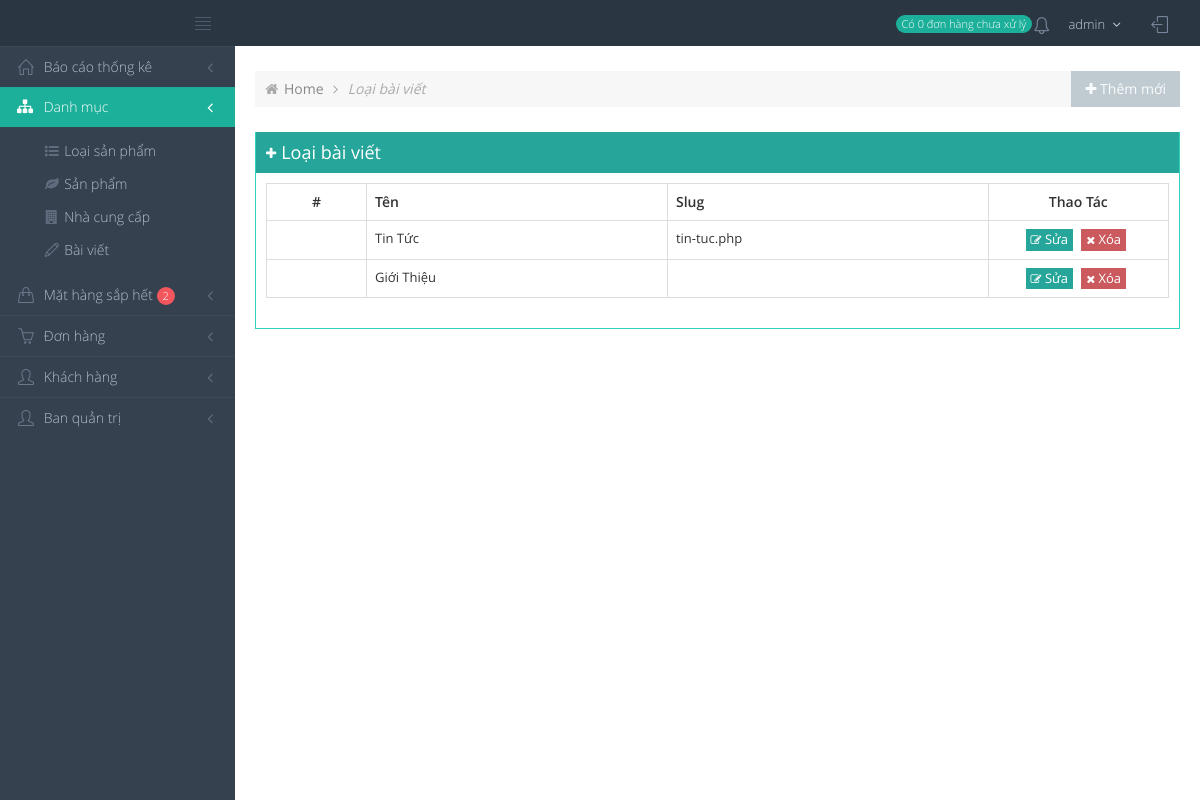
The page /admin/modules/menu/index.php (signed in) on the database its author committed.
### tables this page shows
CREATE TABLE `menu` (
  `tenmenu` varchar(50) DEFAULT NULL,
  `slug` varchar(50) DEFAULT NULL,
  `vitri` tinyint(4) DEFAULT '0',
  `id` int(11) NOT NULL
);

### libraries/Function.php (called while the page is built, shortened)
                   <?php
   function base_url()
   {
      return $url  = "http://localhost:8000/";
        return 'http://'.$_SERVER["SERVER_NAME"].'/';
   }
   function base_admin()
   {
       return  base_url() ."admin/";
   }
?>

### libraries/Database.php (called while the page is built, shortened)
<?php
    class Database
    {
        public $link;
        public function __construct()
        {
            $this->link = mysqli_connect("127.0.0.1","root","root","database_125","8889") or die ("Errors Connect DB");
            mysqli_set_charset($this->link,"utf8");
        }
        public  function fetchJone($table,$sql ,$page = 0,$row ,$pagi = false )
        {
            $data = [];
            if ($pagi == true )
            {
                $total = $this->totalSql($sql);
                $sotrang = ceil($total / $row);
                $start = ($page - 1 ) * $row ;
                $sql .= " LIMIT $start,$row";
                $data = [ "page" => $sotrang];
                $result = mysqli_query($this->link,$sql) or die("Lỗi truy vấn fetchJone ---- " .mysqli_error($this->link));
            }
            else
            {
                $result = mysqli_query($this->link,$sql) or die("Lỗi truy vấn fetchJone ---- " .mysqli_error($this->link));
            }
            if( $result)
            {
                while ($num = mysqli_fetch_assoc($result))
                {
                    $data[] = $num;
                }
            }
            return $data;
        }
    }
?>

### admin/autoload/autoload.php (called while the page is built, shortened)
<?php
    require_once __DIR__ . "/../../libraries/Database.php";
    require_once __DIR__ . "/../../libraries/Function.php";
    $db = new Database();

### admin/modules/menu/index.php (the view, shortened to what this page needs)
<?php
    include __DIR__ ."/../../autoload/autoload.php";
    if(isset($_GET['page']))
    {
        $p = $_GET['page'];
    }
    else
    {
        $p = 1;
    }
    $sql = " SELECT * FROM menu WHERE 1";
    $menu = $db->fetchJone("menu",$sql,$page = $p,5,false);
?>
<?php
    include __DIR__ ."/../../layouts/header.php";
 ?>
     <div class="page-content-wrapper">
        <div class="page-content">
            <div class="page-bar">
                <ul class="page-breadcrumb">
                    <li>
                        <i class="fa fa-home"></i>
                        <a href="<?php echo base_admin() ?>">Home</a>
                        <i class="fa fa-angle-right"></i>
                    </li>
                    <li>
                        <i> Loại bài viết  </i>
                    </li>
                </ul>
                <?php include __DIR__ ."/../../layouts/action.php"; ?>
            </div>
            <div class="portlet box green">
                <div class="portlet-title">
                    <div class="caption">
                        <i class="fa fa-plus"></i> Loại bài viết
                    </div>
                </div>
                <div class="portlet-body">
                    <div class="table-responsive">
                        <table class="table table-bordered">
                            <thead>
                                <tr>
                                    <th class="text-center" style="width: 100px;"> #</th>
                                    <th> Tên </th>
                                    <th> Slug </th>
                                    <th class="text-center" style="width: 20%"> Thao Tác </th>
                                </tr>
                            </thead>
                            <tbody>
                                <?php foreach($menu as $item) :?>
                                <tr>
                                   <td><input type="checkbox" name="" ></td>
                                   <td><?php echo $item['tenmenu'] ?></td>
                                   <td><?php echo $item['slug'] ?></td>
                                   <td class="text-center">
                                        <a href="edit.php?id=<?php echo $item['id'] ?>" class="btn default btn-xs green"><i class="fa fa-edit"></i> Sửa</a>
                                        <a  href="delete.php?id=<?php echo $item['id'] ?>" class="btn default btn-xs red" onclick="return confirm('Bạn có muốn xóa không ? ')";> <i class="fa fa-times"></i> Xóa</a>
                                    </td>
                                </tr>
                                <?php endforeach ; ?>
                            </tbody>
                        </table>
                    </div>
                </div>
            </div>
        </div>
    </div>
 <?php
    include __DIR__ ."/../../layouts/footer.php";
 ?>

### public/admin/css/darkblue.css (style rules this page uses)
@media (min-width: 992px) { .page-sidebar-fixed:not(.page-footer-fixed) .page-content { border-bottom: 0; } }
body { background-color: #364150; }

### rows shown on the page
menu: tenmenu "Tin Tức", slug "tin-tuc.php"
menu: tenmenu "Giới Thiệu"

### other values the page prints
$sodonhangf[0]['sohh'] "0"
$_SESSION['admin_name'] "admin"
$soluongton[0]['sl'] "2"
